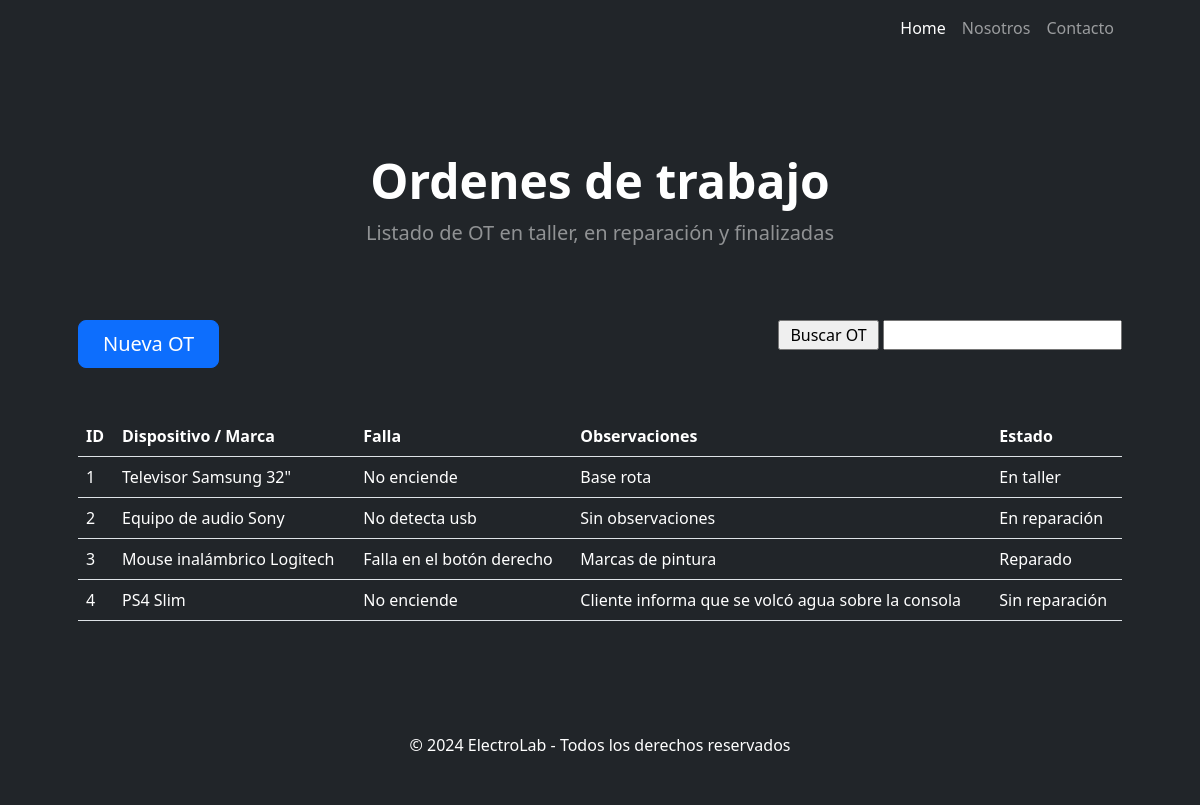
Before: /AppSitio/trabajos/ with the older database file.
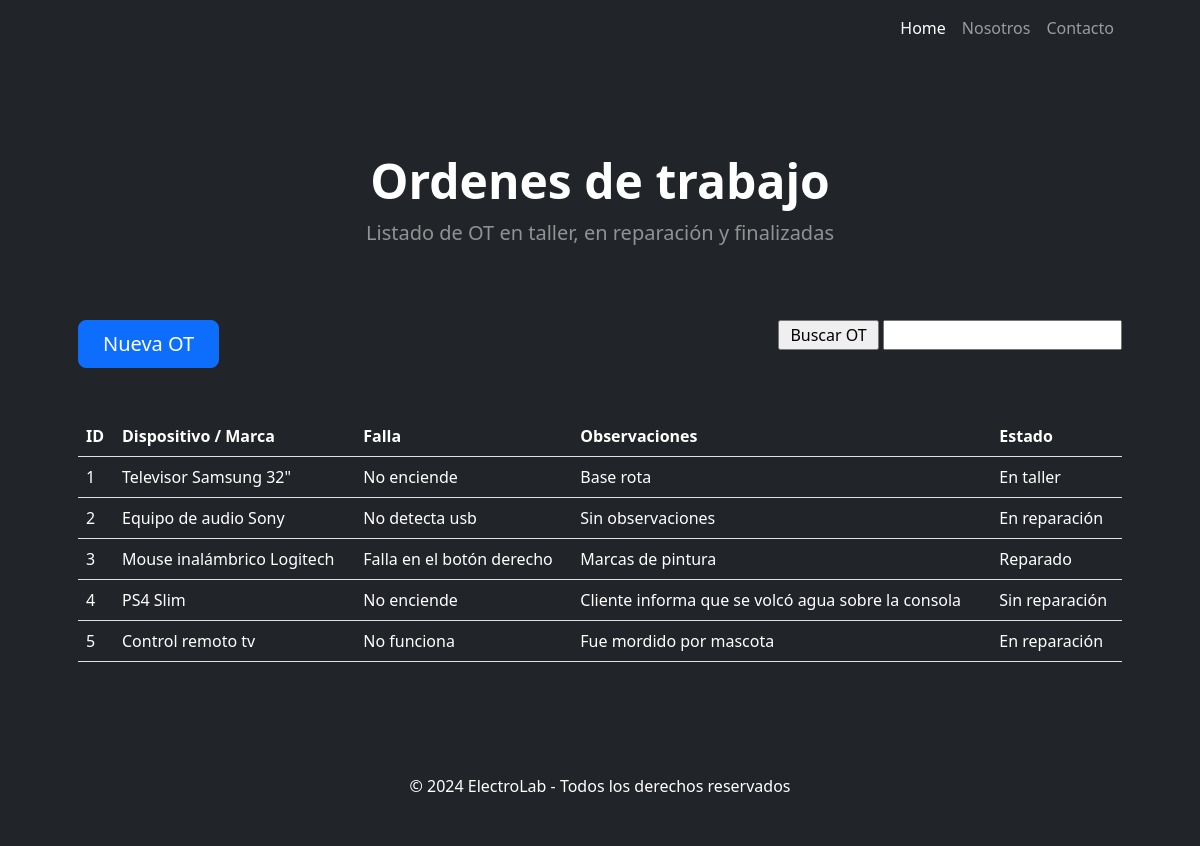
After: the same page with the newer database file.
### AppSitio/models.py (models this page shows, shortened)
class Trabajo(models.Model):
    dispositivo = models.CharField(max_length=50)
    falla = models.CharField(max_length=50)
    observaciones = models.CharField(max_length=50)
    estado = models.CharField(max_length=50)

### AppSitio/views.py (the view)
# urls.py: path('trabajos/', trabajos, name = "trabajos"),
def trabajos(request):
    contexto = {'trabajos': Trabajo.objects.all()}
    return render(request, "AppSitio/trabajos.html", contexto)

### AppSitio/templates/AppSitio/trabajos.html (shortened to what this page needs)
{% extends "AppSitio/home.html" %}
{% block principal %}
<h1 class="display-5 fw-bolder text-white mb-2">Ordenes de trabajo</h1>
<p class="lead text-white-50 mb-4">Listado de OT en taller, en reparación y finalizadas</p>
{% endblock principal %}
{% block agregar %}
<div style="display: flex; justify-content: space-between;">
    <a class="btn btn-primary btn-lg px-4 me-sm-3" href="{% url 'trabajoForm' %}">Nueva OT</a>
    <form action="{% url 'buscarTrabajos' %}" method="get">
        <input type="submit" value=" Buscar OT ">
        <input type="text" name="buscar" id="buscar" required>
    </form>
</div>
<br>
<br>
    <table class="table text-white">
        <thead>
            <tr>
                <th>ID</th>
                <th>Dispositivo / Marca</th>
                <th>Falla</th>
                <th>Observaciones</th>
                <th>Estado</th>
            </tr>
        </thead>
        <tbody>
    {% for t in trabajos %}
            <tr>
                <td>{{ t.id }}</td>
                <td>{{ t.dispositivo }}</td>
                <td>{{ t.falla }}</td>
                <td>{{ t.observaciones }}</td>
                <td>{{ t.estado }}</td>
            </tr>
    {% endfor %}
        </tbody>
    </table>
{% endblock agregar %}

Changed rows visible on the page:
added Trabajo: id "5", dispositivo "Control remoto tv", falla "No funciona", observaciones "Fue mordido por mascota", estado "En reparación"
